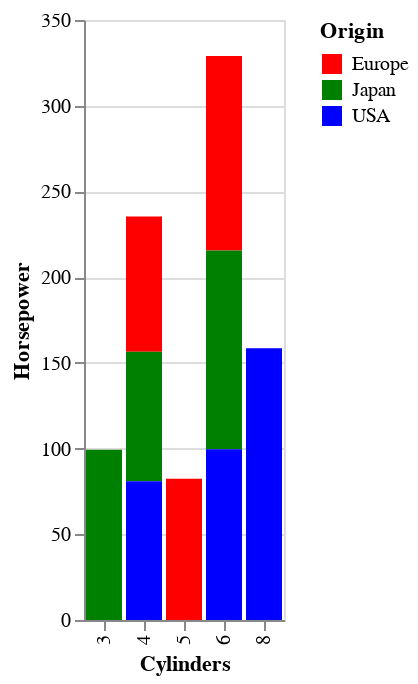

Source (notebook cell):
### Markdown cell above
# 선택했을 때 레전드 유지 및 색깔 유지 + 원하는 색깔 지정

### Code cell
origin_selector = alt.selection_point(fields=['Origin'], bind='legend')

chart_ap = (
    alt.Chart(chart_data_pdf)
        .transform_filter(origin_selector)
        .encode(
            x=alt.X('Cylinders:N'),
            y=alt.Y('Horsepower:Q'),
            color=alt.Color(
                'Origin:N',
                scale=alt.Scale(
                    domain=['Europe', 'Japan', 'USA'],
                    range=['red', 'green', 'blue']
                )
            )
        )
        .mark_bar()
        .add_params(origin_selector)
)
chart_ap

### Figure 1 — Vega-Lite specification as saved in the notebook (floating-point values rounded to 4 significant figures)
{"config": {"view": {"continuousWidth": 300, "continuousHeight": 300}}, "data": {"name": "data-87f5eccea96ed0a4393f7c108430b551"}, "mark": {"type": "bar"}, "encoding": {"color": {"field": "Origin", "scale": {"domain": ["Europe", "Japan", "USA"], "range": ["red", "green", "blue"]}, "type": "nominal"}, "x": {"field": "Cylinders", "type": "nominal"}, "y": {"field": "Horsepower", "type": "quantitative"}}, "params": [{"name": "param_10", "select": {"type": "point", "fields": ["Origin"]}, "bind": "legend"}], "transform": [{"filter": {"param": "param_10"}}], "$schema": "https://vega.github.io/schema/vega-lite/v5.14.1.json", "datasets": {"data-87f5eccea96ed0a4393f7c108430b551": [{"Origin": "Europe", "Cylinders": 4, "Horsepower": 78.91}, {"Origin": "Europe", "Cylinders": 5, "Horsepower": 82.33}, {"Origin": "Europe", "Cylinders": 6, "Horsepower": 113.5}, {"Origin": "Japan", "Cylinders": 3, "Horsepower": 99.25}, {"Origin": "Japan", "Cylinders": 4, "Horsepower": 75.58}, {"Origin": "Japan", "Cylinders": 6, "Horsepower": 115.8}, {"Origin": "USA", "Cylinders": 4, "Horsepower": 80.96}, {"Origin": "USA", "Cylinders": 6, "Horsepower": 99.67}, {"Origin": "USA", "Cylinders": 8, "Horsepower": 158.5}]}}
